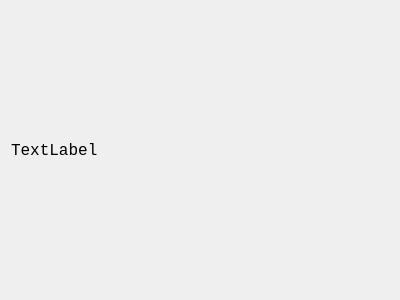
<?xml version="1.0" encoding="UTF-8"?>
<ui version="4.0">
 <class>StatusWidget</class>
 <widget class="QWidget" name="StatusWidget">
  <property name="geometry">
   <rect>
    <x>0</x>
    <y>0</y>
    <width>400</width>
    <height>300</height>
   </rect>
  </property>
  <property name="font">
   <font>
    <family>Monospace</family>
    <pointsize>12</pointsize>
   </font>
  </property>
  <property name="windowTitle">
   <string>Form</string>
  </property>
  <layout class="QVBoxLayout" name="verticalLayout_2">
   <item>
    <layout class="QVBoxLayout" name="verticalLayout">
     <item>
      <widget class="QLabel" name="label_status">
       <property name="text">
        <string>TextLabel</string>
       </property>
      </widget>
     </item>
    </layout>
   </item>
  </layout>
 </widget>
 <resources/>
 <connections/>
</ui>
